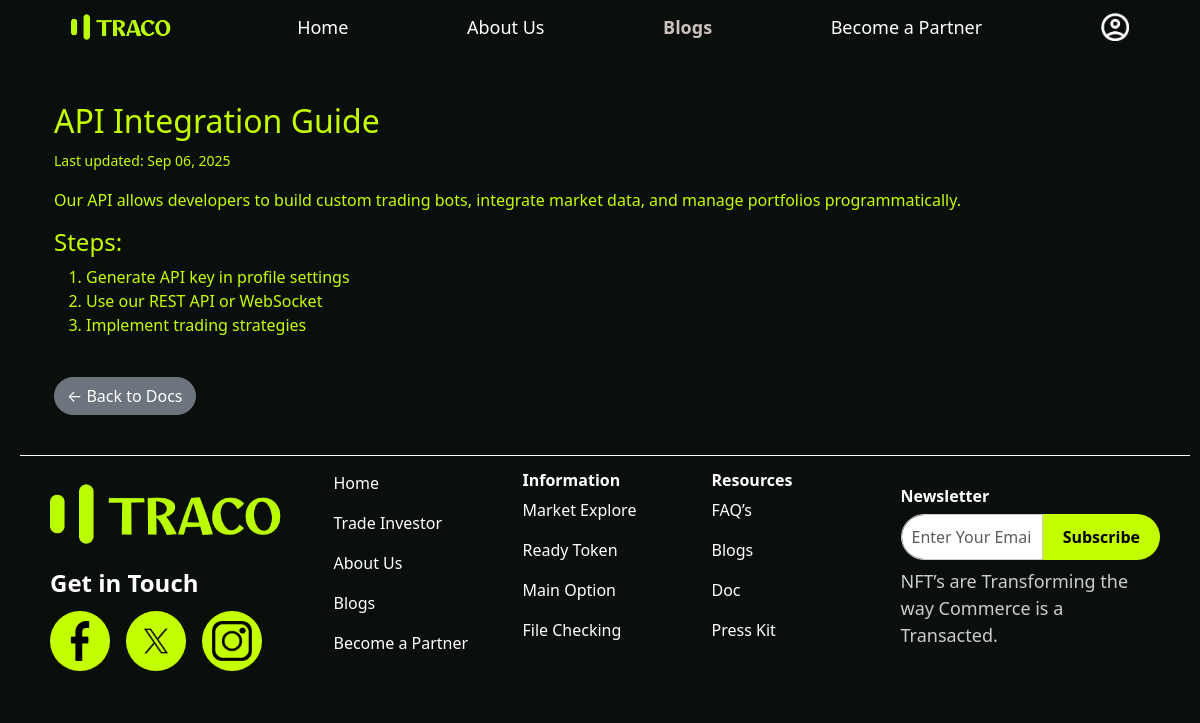
The page /docs/api-integration-guide/ on the database its author committed.
### trading/models.py (models this page shows, shortened)
class Documentation(models.Model):
    title = models.CharField(max_length=200)
    slug = models.SlugField(unique=True, blank=True)
    content = models.TextField()
    created_at = models.DateTimeField(auto_now_add=True)
    updated_at = models.DateTimeField(auto_now=True)
    is_published = models.BooleanField(default=True)
    class Meta:
        ordering = ['title']

### trading/views.py (the view)
# urls.py: path("docs/<slug:slug>/", views.docs_detail, name="docs_detail"),
def docs_detail(request, slug):
    doc = get_object_or_404(Documentation, slug=slug, is_published=True)
    return render(request, "trading/layout/docs_detail.html", {"doc": doc})

### templates/trading/layout/docs_detail.html
{% extends "trading/layout/base.html" %}
{% block content %}
<div class="container mt-5">
  <h2>{{ doc.title }}</h2>
  <p><small>Last updated: {{ doc.updated_at|date:"M d, Y" }}</small></p>
  <div class="mt-3">
    {{ doc.content|safe }}
  </div>
  <a href="{% url 'docs_list' %}" class="btn btn-secondary mt-4">← Back to Docs</a>
</div>
{% endblock %}

### templates/trading/layout/base.html (style rules this page uses)
body { background-color: #0b0f0c; color: #c4ff00; }
.btn { border-radius: 20px; }

### rows shown on the page
Documentation: title "API Integration Guide", updated_at "Sep 06, 2025", content "Our API allows developers to build custom trading bots, integrate market data, and manage portfolios programmatically. Steps: Generate API key in profile settings Use our REST API or WebSocket Implement trading strategies"
